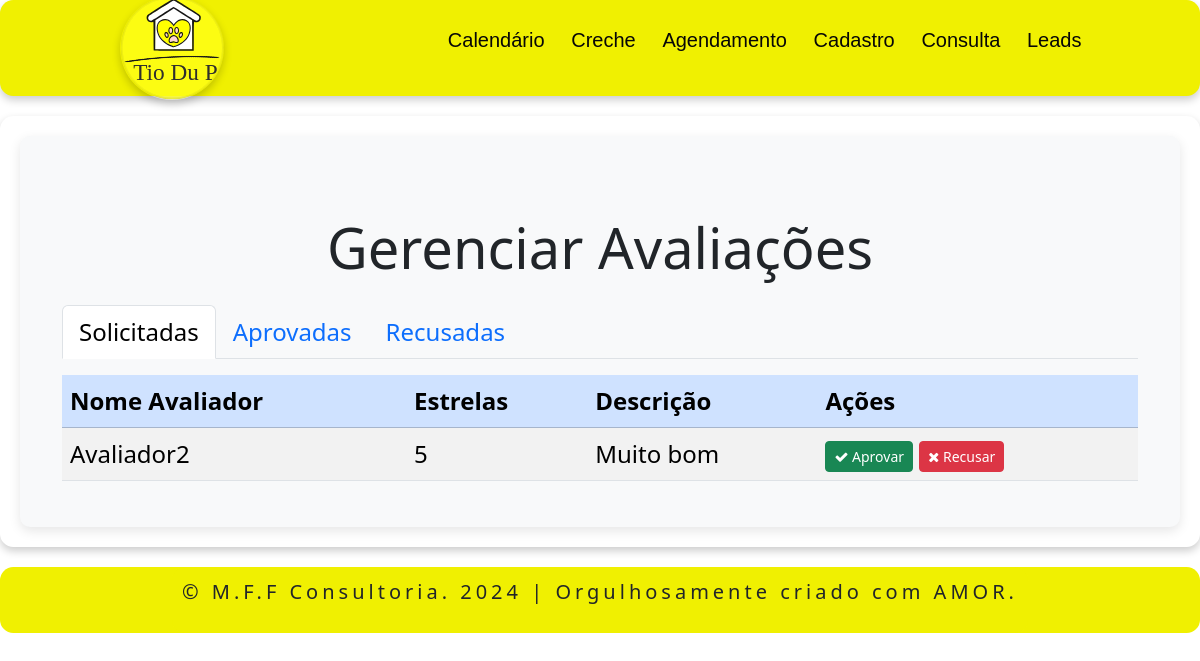
The page /office/listar_avaliacao.php (signed in) on the database its author committed.
### tables this page shows
CREATE TABLE `avaliacao_solicitadas` (
  `id` int(11) NOT NULL,
  `nome_avaliador` varchar(255) NOT NULL,
  `estrelas` int(11) DEFAULT NULL CHECK (`estrelas` between 1 and 5),
  `descricao` text DEFAULT NULL
);

### office/listar_avaliacao.php (the view, shortened to what this page needs)
<?php
include 'header.php';
include 'conexaoAction.php';
$query_solicitadas = "SELECT * FROM avaliacao_solicitadas";
$result_solicitadas = mysqli_query($conexao, $query_solicitadas);
?>
<!DOCTYPE html>
<html lang="pt-br">
<head>
    <link href="https://cdn.jsdelivr.net/npm/bootstrap@5.3.3/dist/css/bootstrap.min.css" rel="stylesheet">
    <link rel="stylesheet" href="https://cdnjs.cloudflare.com/ajax/libs/font-awesome/4.7.0/css/font-awesome.min.css">
    <link rel="stylesheet" href="officestyle.css">
</head>
<body>
<div class="container-centered">
<div class="form-container">
<div class="container mt-5">
    <h1 class="text-center mb-4 display-4">Gerenciar Avaliações</h1>
    <ul class="nav nav-tabs" id="myTab" role="tablist">
        <li class="nav-item" role="presentation">
            <button class="nav-link active" id="solicitadas-tab" data-bs-toggle="tab" data-bs-target="#solicitadas" type="button" role="tab" aria-controls="solicitadas" aria-selected="true">Solicitadas</button>
        </li>
        <li class="nav-item" role="presentation">
            <button class="nav-link" id="aprovadas-tab" data-bs-toggle="tab" data-bs-target="#aprovadas" type="button" role="tab" aria-controls="aprovadas" aria-selected="false">Aprovadas</button>
        </li>
        <li class="nav-item" role="presentation">
            <button class="nav-link" id="recusadas-tab" data-bs-toggle="tab" data-bs-target="#recusadas" type="button" role="tab" aria-controls="recusadas" aria-selected="false">Recusadas</button>
        </li>
    </ul>
    <div class="tab-content mt-3" id="myTabContent">
        <div class="tab-pane fade show active" id="solicitadas" role="tabpanel" aria-labelledby="solicitadas-tab">
            <table class="table table-striped ">
                <thead class="table-primary">
                    <tr>
                        <th>Nome Avaliador</th>
                        <th>Estrelas</th>
                        <th>Descrição</th>
                        <th>Ações</th>
                    </tr>
                </thead>
                <tbody>
                <?php
                if (mysqli_num_rows($result_solicitadas) > 0) {
                    while ($row = mysqli_fetch_assoc($result_solicitadas)) {
                        echo "<tr>";
                        echo "<td>" . $row['nome_avaliador'] . "</td>";
                        echo "<td>" . $row['estrelas'] . "</td>";
                        echo "<td>" . $row['descricao'] . "</td>";
                        echo "<td>
                                <form action='avaliacaoAction.php' method='post' style='display:inline-block'>
                                    <input type='hidden' name='avaliacao_id' value='" . $row['id'] . "'>
                                    <button type='submit' name='action' value='aprovar' class='btn btn-success btn-sm'>
                                        <i class='fa fa-check'></i> Aprovar
                                    </button>
                                </form>
                                <form action='avaliacaoAction.php' method='post' style='display:inline-block'>
                                    <input type='hidden' name='avaliacao_id' value='" . $row['id'] . "'>
                                    <button type='submit' name='action' value='recusar' class='btn btn-danger btn-sm'>
                                        <i class='fa fa-times'></i> Recusar
                                    </button>
                                </form>
                              </td>";
                        echo "</tr>";
                    }
                } else {
                    echo "<tr><td colspan='4' class='text-center'>Nenhuma avaliação pendente</td></tr>";
                }
                ?>
                </tbody>
            </table>
        </div>
        </div>
        </div>
        </div>
        </div>
</body>
<?php
include 'footer.php';
?>
</html>

### office/officestyle.css (style rules this page uses)
.container-centered { display: flex; justify-content: center; align-items: center; padding: 20px; margin: 20px auto; background-color: #fff; box-shadow: 0 4px 8px rgba(0, 0, 0, 0.2); border-radius: 10pt; font-size:x-large; }
.form-container { width: 100%; background-color: #f8f9fa; padding: 30px; border-radius: 10px; box-shadow: 0px 4px 12px rgba(0, 0, 0, 0.1); }

### office/header.php (style rules this page uses)
* { margin: 10; padding: 10; }

### rows shown on the page
avaliacao_solicitadas: nome_avaliador "Avaliador2", estrelas "5", descricao "Muito bom"
